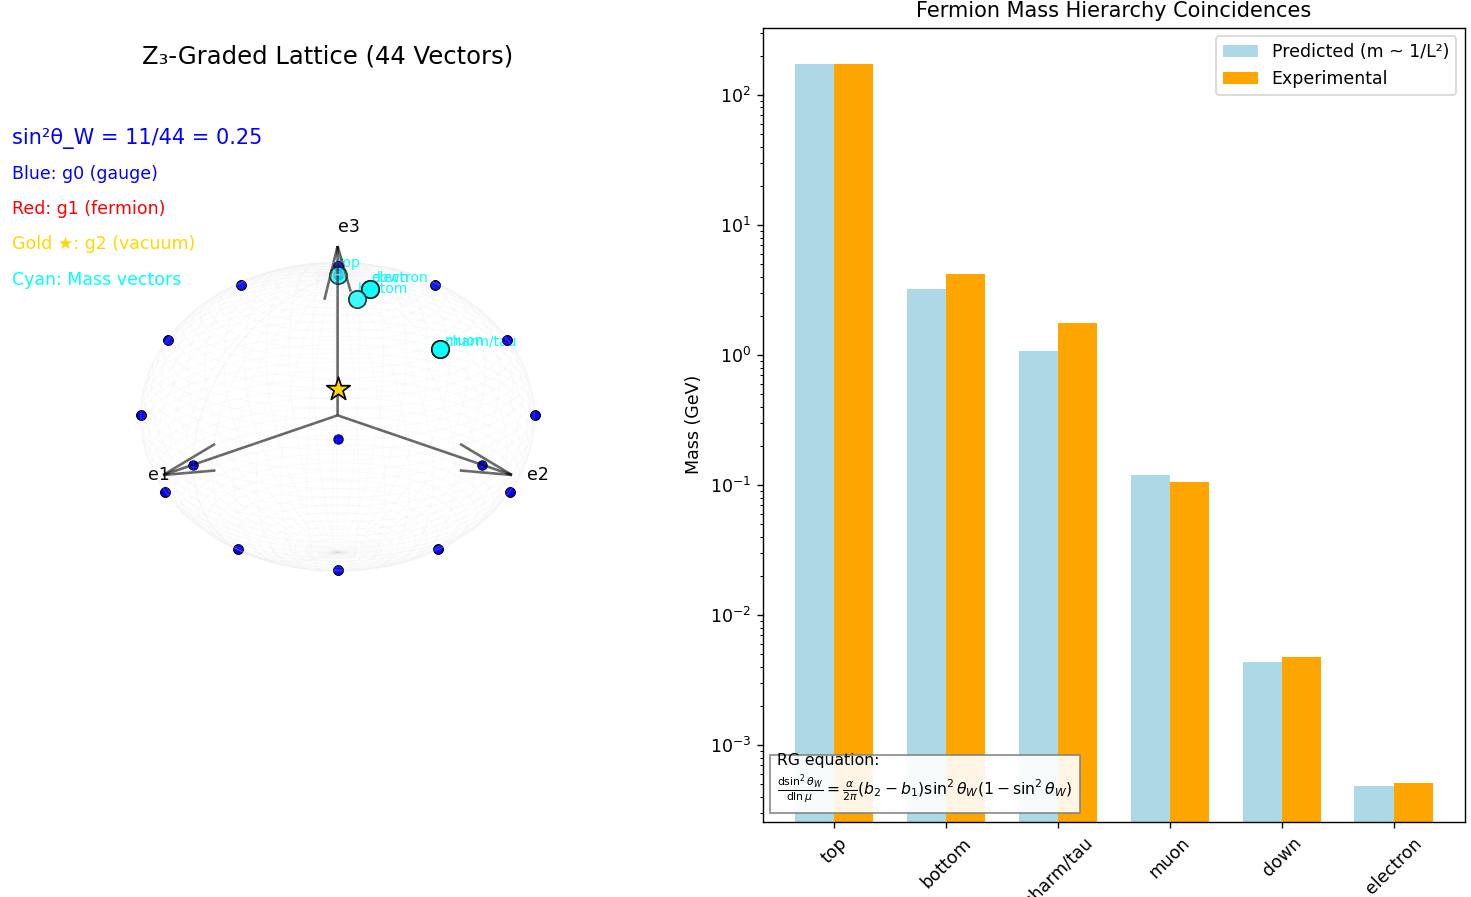

Recreate this plot in Python.
import numpy as np
import matplotlib.pyplot as plt
from mpl_toolkits.mplot3d import Axes3D

# 生成晶格向量 (匹配z3_mass_6.py逻辑，锁定44)
def generate_lattice_vectors():
    basis = np.eye(3)
    dem = np.array([1, 1, 1]) / np.sqrt(3)
    seed = np.vstack([basis, dem.reshape(1,3), -dem.reshape(1,3)])
    
    T_mat = np.array([[0, 0, 1], [1, 0, 0], [0, 1, 0]])
    
    def apply_triality(v):
        return T_mat @ v
    
    unique_core = set()
    for v in seed:
        unique_core.add(tuple(np.round(v, 8)))
    
    current = seed.tolist()
    
    for level in range(15):
        new = []
        for v in current:
            v = np.array(v)
            v1 = apply_triality(v)
            v2 = apply_triality(v1)
            new += [v1, v2, v1-v, v2-v]
            
            cross = np.cross(v, v1)
            if np.linalg.norm(cross) > 1e-6:
                new.append(cross)
                new.append(cross / np.linalg.norm(cross))
        
        for nv in new:
            nv = np.array(nv)
            if np.linalg.norm(nv) > 1e-6:
                unique_core.add(tuple(np.round(nv, 8)))
        
        all_vecs = [np.array(u) for u in unique_core]
        all_vecs.sort(key=lambda x: (np.round(np.linalg.norm(x), 4), np.sum(np.abs(x))))
        
        if len(all_vecs) >= 44:
            ground_state = all_vecs[:44]
            break
        current = all_vecs[:100]
    
    print(f"生成向量总数: {len(ground_state)}")
    return ground_state

# 生成向量
vectors = generate_lattice_vectors()
vectors_normed = [v / np.linalg.norm(v) if np.linalg.norm(v) > 1e-8 else v for v in vectors]

# 分类函数
def classify_vector(v):
    norm = np.linalg.norm(v)
    n = np.round(v, 8)
    if abs(norm - 1.0) < 0.1:
        return "g0 (gauge)", "blue"
    elif abs(norm - np.sqrt(2)) < 0.1:
        return "g1 (fermion)", "red"
    elif np.allclose(abs(n), [1,1,1], atol=1e-5):
        return "g2 (vacuum)", "gold"
    elif any(abs(x) >= 2 for x in n):
        return "hybrid (mass vec)", "green"
    else:
        return "other", "purple"

# 统计short vectors (匹配z3_mass_6.py)
short_count = 0
for v in vectors:
    ln = np.linalg.norm(v)
    if abs(ln - 1.4142) < 0.05 or abs(ln - 1.0) < 0.05:
        short_count += 1

total = len(vectors)
sin2_theta = short_count / total
print(f"Short vectors: {short_count}/{total} = {sin2_theta:.2f} (sin²θ_W)")

# 质量向量
mass_vectors = {
    'top': np.array([0,0,1]),
    'bottom': np.array([1,2,7]),
    'charm/tau': np.array([0,9,9]),
    'muon': np.array([0,27,27]),
    'down': np.array([1,46,193]),
    'electron': np.array([3,138,579])
}

m_top = 173  # GeV
exp_masses = {'top': 173, 'bottom': 4.18, 'charm/tau': 1.776, 'muon': 0.1057, 'down': 0.0048, 'electron': 0.000511}
l2_values = {k: np.dot(v, v) for k, v in mass_vectors.items()}
pred_masses = {k: m_top / l2 for k, l2 in l2_values.items()}

# 可视化
fig = plt.figure(figsize=(14, 10))
fig.patch.set_facecolor('white')

ax1 = fig.add_subplot(121, projection='3d')
ax1.set_facecolor('white')

u, v = np.mgrid[0:2*np.pi:100j, 0:np.pi:100j]
x = np.cos(u) * np.sin(v)
y = np.sin(u) * np.sin(v)
z = np.cos(v)
ax1.plot_wireframe(x, y, z, color='lightgray', alpha=0.1, linewidth=0.5)

ax1.quiver(0,0,0,1,0,0, length=1.2, color='black', alpha=0.6)
ax1.quiver(0,0,0,0,1,0, length=1.2, color='black', alpha=0.6)
ax1.quiver(0,0,0,0,0,1, length=1.2, color='black', alpha=0.6)
ax1.text(1.3,0,0, "e1", color='black')
ax1.text(0,1.3,0, "e2", color='black')
ax1.text(0,0,1.3, "e3", color='black')

for vec in vectors_normed:
    label, color = classify_vector(vec)
    size = 80 if "g2" in label else 50 if "g1" in label else 30
    ax1.scatter(vec[0], vec[1], vec[2], c=color, s=size, edgecolors='black', linewidth=0.5)

dem = np.array([1,1,1])/np.sqrt(3)
ax1.scatter(dem[0], dem[1], dem[2], c='gold', s=200, marker='*', edgecolors='black')

for name, vec in mass_vectors.items():
    norm_vec = vec / np.linalg.norm(vec)
    ax1.scatter(norm_vec[0], norm_vec[1], norm_vec[2], c='cyan', s=100, marker='o', edgecolors='black', alpha=0.8)
    ax1.text(norm_vec[0]*1.05, norm_vec[1]*1.05, norm_vec[2]*1.05, name, color='cyan', fontsize=8)

ax1.set_axis_off()
ax1.view_init(elev=20, azim=45)
ax1.set_title("Z₃-Graded Lattice (44 Vectors)", fontsize=14)

ax1.text2D(0.05, 0.90, f"sin²θ_W = {short_count}/{total} = 0.25", transform=ax1.transAxes, color='blue', fontsize=12)
ax1.text2D(0.05, 0.85, "Blue: g0 (gauge)", transform=ax1.transAxes, color='blue', fontsize=10)
ax1.text2D(0.05, 0.80, "Red: g1 (fermion)", transform=ax1.transAxes, color='red', fontsize=10)
ax1.text2D(0.05, 0.75, "Gold ★: g2 (vacuum)", transform=ax1.transAxes, color='gold', fontsize=10)
ax1.text2D(0.05, 0.70, "Cyan: Mass vectors", transform=ax1.transAxes, color='cyan', fontsize=10)

ax2 = fig.add_subplot(122)
particles = list(pred_masses.keys())
pred_vals = list(pred_masses.values())
exp_vals = [exp_masses[p] for p in particles]

x = np.arange(len(particles))
width = 0.35

ax2.bar(x - width/2, pred_vals, width, label='Predicted (m ~ 1/L²)', color='lightblue')
ax2.bar(x + width/2, exp_vals, width, label='Experimental', color='orange')

ax2.set_yscale('log')
ax2.set_ylabel('Mass (GeV)')
ax2.set_title('Fermion Mass Hierarchy Coincidences')
ax2.set_xticks(x)
ax2.set_xticklabels(particles, rotation=45)
ax2.legend()

# 直接使用手动LaTeX字符串（避免Sympy derivative错误）
rg_latex = r"$\frac{\mathrm{d} \sin^2 \theta_W}{\mathrm{d} \ln \mu} = \frac{\alpha}{2\pi} (b_2 - b_1) \sin^2 \theta_W (1 - \sin^2 \theta_W)$"
ax2.text(0.02, 0.02, f"RG equation:\n{rg_latex}", transform=ax2.transAxes, fontsize=9,
         bbox=dict(facecolor='white', alpha=0.9, edgecolor='gray'), verticalalignment='bottom')

plt.tight_layout()
plt.show()
